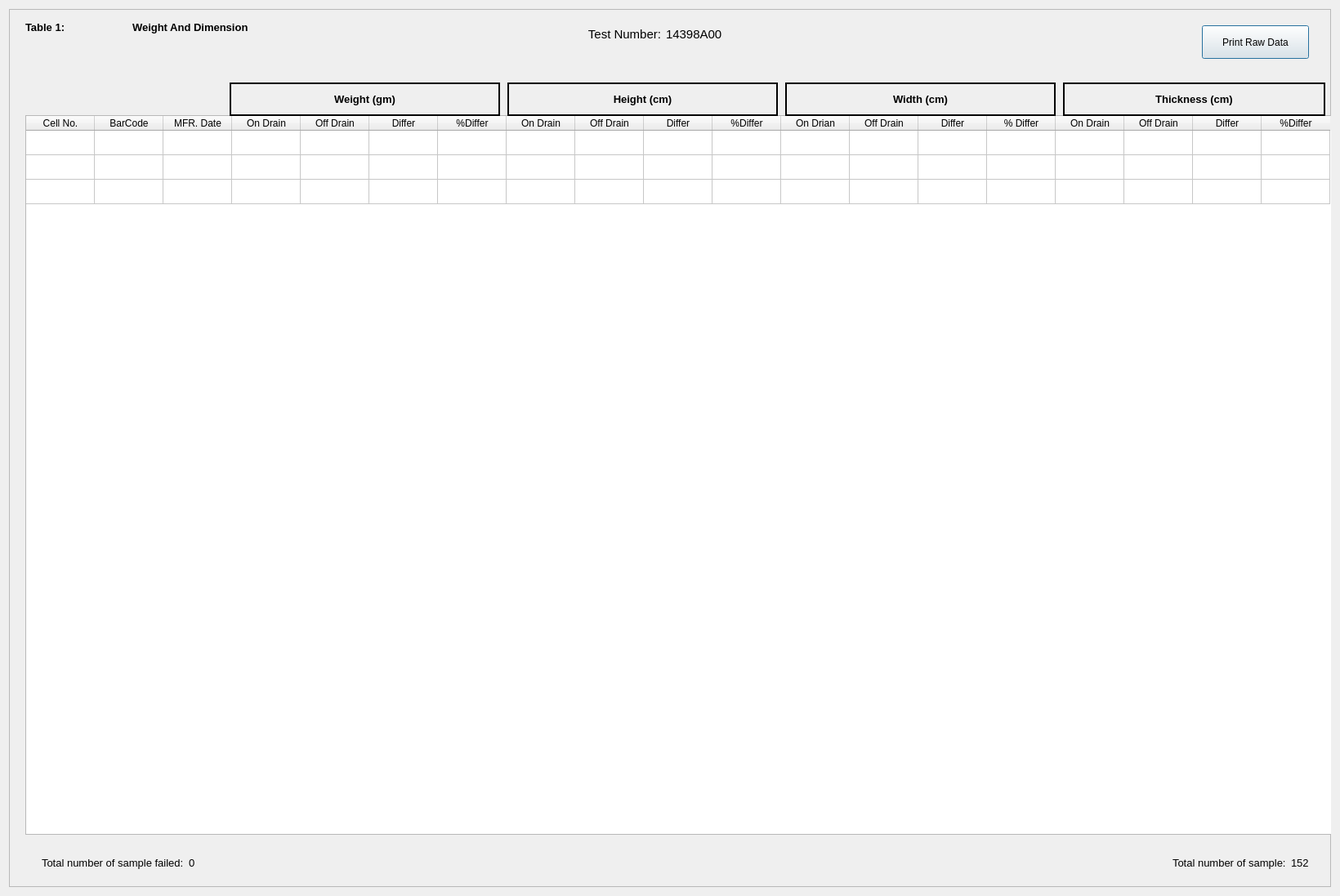
<?xml version="1.0" encoding="UTF-8"?>
<ui version="4.0">
 <class>Dialog</class>
 <widget class="QDialog" name="Dialog">
  <property name="geometry">
   <rect>
    <x>0</x>
    <y>0</y>
    <width>1640</width>
    <height>1097</height>
   </rect>
  </property>
  <property name="windowTitle">
   <string>Raw Data Table</string>
  </property>
  <layout class="QGridLayout" name="gridLayout">
   <item row="0" column="0">
    <widget class="QFrame" name="frame">
     <property name="frameShape">
      <enum>QFrame::StyledPanel</enum>
     </property>
     <property name="frameShadow">
      <enum>QFrame::Raised</enum>
     </property>
     <widget class="QWidget" name="layoutWidget">
      <property name="geometry">
       <rect>
        <x>660</x>
        <y>10</y>
        <width>281</width>
        <height>41</height>
       </rect>
      </property>
      <layout class="QHBoxLayout" name="horizontalLayout_2">
       <item>
        <widget class="QLabel" name="label_3">
         <property name="font">
          <font>
           <pointsize>11</pointsize>
          </font>
         </property>
         <property name="text">
          <string>Test Number:</string>
         </property>
         <property name="alignment">
          <set>Qt::AlignRight|Qt::AlignTrailing|Qt::AlignVCenter</set>
         </property>
        </widget>
       </item>
       <item>
        <widget class="QLabel" name="label_4">
         <property name="font">
          <font>
           <pointsize>11</pointsize>
          </font>
         </property>
         <property name="text">
          <string>14398A00</string>
         </property>
        </widget>
       </item>
      </layout>
     </widget>
     <widget class="QTableWidget" name="tableWidget">
      <property name="geometry">
       <rect>
        <x>20</x>
        <y>130</y>
        <width>1601</width>
        <height>881</height>
       </rect>
      </property>
      <property name="frameShadow">
       <enum>QFrame::Sunken</enum>
      </property>
      <attribute name="horizontalHeaderDefaultSectionSize">
       <number>84</number>
      </attribute>
      <attribute name="verticalHeaderVisible">
       <bool>false</bool>
      </attribute>
      <row>
       <property name="text">
        <string>1</string>
       </property>
      </row>
      <row>
       <property name="text">
        <string>2</string>
       </property>
      </row>
      <row>
       <property name="text">
        <string>3</string>
       </property>
      </row>
      <column>
       <property name="text">
        <string>Cell No.</string>
       </property>
      </column>
      <column>
       <property name="text">
        <string>BarCode</string>
       </property>
      </column>
      <column>
       <property name="text">
        <string>MFR. Date</string>
       </property>
      </column>
      <column>
       <property name="text">
        <string>On Drain</string>
       </property>
      </column>
      <column>
       <property name="text">
        <string>Off Drain</string>
       </property>
      </column>
      <column>
       <property name="text">
        <string>Differ</string>
       </property>
      </column>
      <column>
       <property name="text">
        <string>%Differ</string>
       </property>
      </column>
      <column>
       <property name="text">
        <string>On Drain</string>
       </property>
      </column>
      <column>
       <property name="text">
        <string>Off Drain</string>
       </property>
      </column>
      <column>
       <property name="text">
        <string>Differ</string>
       </property>
      </column>
      <column>
       <property name="text">
        <string>%Differ</string>
       </property>
      </column>
      <column>
       <property name="text">
        <string>On Drian</string>
       </property>
      </column>
      <column>
       <property name="text">
        <string>Off Drain</string>
       </property>
      </column>
      <column>
       <property name="text">
        <string>Differ</string>
       </property>
      </column>
      <column>
       <property name="text">
        <string>% Differ</string>
       </property>
      </column>
      <column>
       <property name="text">
        <string>On Drain</string>
       </property>
      </column>
      <column>
       <property name="text">
        <string>Off Drain</string>
       </property>
      </column>
      <column>
       <property name="text">
        <string>Differ</string>
       </property>
      </column>
      <column>
       <property name="text">
        <string>%Differ</string>
       </property>
      </column>
     </widget>
     <widget class="QPushButton" name="pushButton">
      <property name="geometry">
       <rect>
        <x>1460</x>
        <y>20</y>
        <width>131</width>
        <height>41</height>
       </rect>
      </property>
      <property name="text">
       <string>Print Raw Data</string>
      </property>
     </widget>
     <widget class="QWidget" name="layoutWidget">
      <property name="geometry">
       <rect>
        <x>20</x>
        <y>10</y>
        <width>273</width>
        <height>24</height>
       </rect>
      </property>
      <layout class="QHBoxLayout" name="horizontalLayout">
       <item>
        <widget class="QLabel" name="label">
         <property name="font">
          <font>
           <pointsize>10</pointsize>
           <weight>75</weight>
           <bold>true</bold>
          </font>
         </property>
         <property name="text">
          <string>Table 1:</string>
         </property>
        </widget>
       </item>
       <item>
        <widget class="QLabel" name="label_2">
         <property name="font">
          <font>
           <pointsize>10</pointsize>
           <weight>75</weight>
           <bold>true</bold>
          </font>
         </property>
         <property name="text">
          <string>Weight And Dimension</string>
         </property>
        </widget>
       </item>
      </layout>
     </widget>
     <widget class="QWidget" name="layoutWidget">
      <property name="geometry">
       <rect>
        <x>40</x>
        <y>1030</y>
        <width>1551</width>
        <height>31</height>
       </rect>
      </property>
      <layout class="QHBoxLayout" name="horizontalLayout_5">
       <item>
        <layout class="QHBoxLayout" name="horizontalLayout_3">
         <item>
          <widget class="QLabel" name="label_7">
           <property name="font">
            <font>
             <pointsize>10</pointsize>
            </font>
           </property>
           <property name="text">
            <string>Total number of sample failed:</string>
           </property>
          </widget>
         </item>
         <item>
          <widget class="QLabel" name="label_8">
           <property name="font">
            <font>
             <pointsize>10</pointsize>
            </font>
           </property>
           <property name="text">
            <string>0</string>
           </property>
          </widget>
         </item>
        </layout>
       </item>
       <item>
        <spacer name="horizontalSpacer">
         <property name="orientation">
          <enum>Qt::Horizontal</enum>
         </property>
         <property name="sizeHint" stdset="0">
          <size>
           <width>558</width>
           <height>20</height>
          </size>
         </property>
        </spacer>
       </item>
       <item>
        <layout class="QHBoxLayout" name="horizontalLayout_4">
         <item>
          <widget class="QLabel" name="label_9">
           <property name="font">
            <font>
             <pointsize>10</pointsize>
            </font>
           </property>
           <property name="text">
            <string>Total number of sample:</string>
           </property>
          </widget>
         </item>
         <item>
          <widget class="QLabel" name="label_10">
           <property name="font">
            <font>
             <pointsize>10</pointsize>
            </font>
           </property>
           <property name="text">
            <string>152</string>
           </property>
          </widget>
         </item>
        </layout>
       </item>
      </layout>
     </widget>
     <widget class="QLabel" name="label_5">
      <property name="geometry">
       <rect>
        <x>270</x>
        <y>90</y>
        <width>331</width>
        <height>41</height>
       </rect>
      </property>
      <property name="font">
       <font>
        <pointsize>10</pointsize>
        <weight>75</weight>
        <bold>true</bold>
       </font>
      </property>
      <property name="frameShape">
       <enum>QFrame::Panel</enum>
      </property>
      <property name="frameShadow">
       <enum>QFrame::Plain</enum>
      </property>
      <property name="lineWidth">
       <number>2</number>
      </property>
      <property name="text">
       <string>Weight (gm)</string>
      </property>
      <property name="alignment">
       <set>Qt::AlignCenter</set>
      </property>
     </widget>
     <widget class="QLabel" name="label_6">
      <property name="geometry">
       <rect>
        <x>610</x>
        <y>90</y>
        <width>331</width>
        <height>41</height>
       </rect>
      </property>
      <property name="font">
       <font>
        <pointsize>10</pointsize>
        <weight>75</weight>
        <bold>true</bold>
       </font>
      </property>
      <property name="frameShape">
       <enum>QFrame::Panel</enum>
      </property>
      <property name="frameShadow">
       <enum>QFrame::Plain</enum>
      </property>
      <property name="lineWidth">
       <number>2</number>
      </property>
      <property name="text">
       <string>Height (cm)</string>
      </property>
      <property name="alignment">
       <set>Qt::AlignCenter</set>
      </property>
     </widget>
     <widget class="QLabel" name="label_11">
      <property name="geometry">
       <rect>
        <x>950</x>
        <y>90</y>
        <width>331</width>
        <height>41</height>
       </rect>
      </property>
      <property name="font">
       <font>
        <pointsize>10</pointsize>
        <weight>75</weight>
        <bold>true</bold>
       </font>
      </property>
      <property name="frameShape">
       <enum>QFrame::Panel</enum>
      </property>
      <property name="frameShadow">
       <enum>QFrame::Plain</enum>
      </property>
      <property name="lineWidth">
       <number>2</number>
      </property>
      <property name="text">
       <string>Width (cm)</string>
      </property>
      <property name="alignment">
       <set>Qt::AlignCenter</set>
      </property>
     </widget>
     <widget class="QLabel" name="label_12">
      <property name="geometry">
       <rect>
        <x>1290</x>
        <y>90</y>
        <width>321</width>
        <height>41</height>
       </rect>
      </property>
      <property name="font">
       <font>
        <pointsize>10</pointsize>
        <weight>75</weight>
        <bold>true</bold>
       </font>
      </property>
      <property name="frameShape">
       <enum>QFrame::Panel</enum>
      </property>
      <property name="frameShadow">
       <enum>QFrame::Plain</enum>
      </property>
      <property name="lineWidth">
       <number>2</number>
      </property>
      <property name="text">
       <string>Thickness (cm)</string>
      </property>
      <property name="alignment">
       <set>Qt::AlignCenter</set>
      </property>
     </widget>
    </widget>
   </item>
  </layout>
 </widget>
 <resources/>
 <connections/>
</ui>
